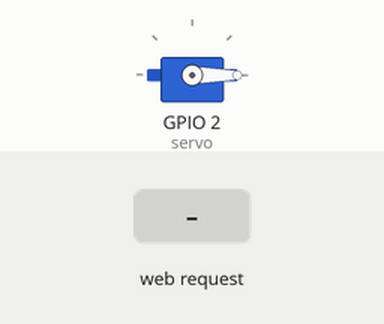
Simulated run of this sketch. Board: ESP8266 (NodeMCU). Shown: servo. The inputs (shaded band) are chosen by the test bench. WiFi joins after 1.5 s; servers stay silent unless stated; what the sketch prints to the serial monitor is not drawn.

Above: at 4.7 s.
4.8 s: HTTP request GET /KEY=LEFT received
At 5.8 s:
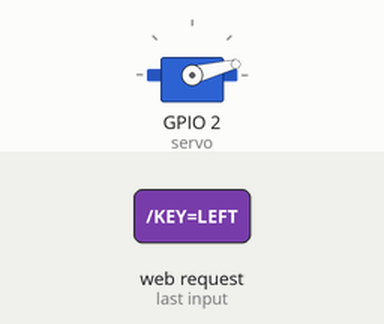
6.3 s: HTTP request GET /KEY=LEFT received
At 7.8 s:
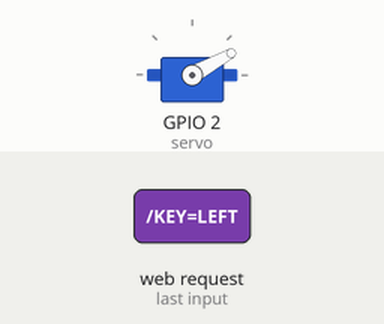
8.1 s: HTTP request GET /KEY=RIGHT received
Timing chart, 0 to 11.1 s (numbered marks = the images above; inputs shaded):
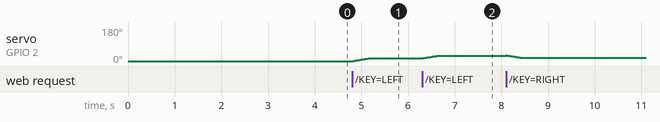

The sketch:

servIP.ino
```cpp
#include <ESP8266WiFi.h>
#include <Servo.h>

Servo servo;

const char* ssid = "TECHNOLOGY";
const char* password = "TechMandu321";
const char* host = "IP OF THE ESP8266"; //it will tell you the IP once it starts up
                                        //just write it here afterwards and upload
static int pos = 0;
WiFiServer server(301);//just pick any port number

void setup() {
  Serial.begin(115200);
  delay(10);

  servo.attach(2); //D4

  servo.write(0);

  delay(2000);

  // Connect to WiFi network
  Serial.println();
  Serial.println();
  Serial.print("Connecting to ");
  Serial.println(ssid);

  WiFi.begin(ssid, password);

  while (WiFi.status() != WL_CONNECTED) {
    delay(500);
    Serial.print(".");
  }
  Serial.println("");
  Serial.println("WiFi connected");

  // Start the server
  server.begin();
  Serial.println("Server started");

  // Print the IP address
  Serial.print("Use this URL to connect: ");
  Serial.print("http://");
  Serial.print(WiFi.localIP());
  Serial.println("/");

}

void loop() {
  // Check if a client has connected
  WiFiClient client = server.available();
  if (!client) {
    return;
  }

  // Wait until the client sends some data
  Serial.println("new client");
  while(!client.available()){
    delay(1);
  }

  // Read the first line of the request
  String request = client.readStringUntil('\r');
  Serial.println(request);
  client.flush();

  // Match the request

  char  *value = "LEFT";

   if (request.indexOf("/KEY=LEFT") != -1)  { // check if you clicked LEFT

    value = "LEFT";

    int i=1;
    while(pos<180 && i <=15)
    {

      servo.write(pos);
      i++;
      pos++;
      delay(25);
    }
    Serial.print("The angle position is:");
    Serial.println(pos);
    Serial.print("inside request index:");
    Serial.println(value);
  }
  if (request.indexOf("/KEY=RIGHT") != -1)  { // check if you click RIGHT

    value = "RIGHT";

     int i =1;
    while(pos>0 && i<=15)
    {
      servo.write(pos);
      i++;
      pos--;
      delay(25);
    }
    Serial.print("The angle position is:");
    Serial.println(pos);
    Serial.print("inside request index:");
    Serial.println(value);
  }


  // Return the response
  client.println("HTTP/1.1 200 OK");
  client.println("Content-Type: text/html");
  client.println(""); //  do not forget this one
  client.println("<!DOCTYPE HTML>");

  client.println("<html>");
  client.print("Servo is at : ");
  client.print(pos);
  client.print("  degree and turning ");

  if(value == "LEFT") {
    client.print("LEFT");
  }
  else {
    client.print("RIGHT");
  }
  client.println("<br><br>");
  client.println("<a href=\"/KEY=LEFT\"\"><button>Left </button></a>");
  client.println("<a href=\"/KEY=RIGHT\"\"><button>Right</button></a><br />");
  client.println("</html>");

  delay(1);
  Serial.println("Client disonnected");
  Serial.println("");

}
```

Measured:
- after the input at 4.8 s, servo on GPIO 2 (servo): moves from 0° to 14° over 0.33 s, starting at once
- after the input at 6.3 s, servo on GPIO 2 (servo): moves from 14° to 29° over 0.35 s, starting at once
